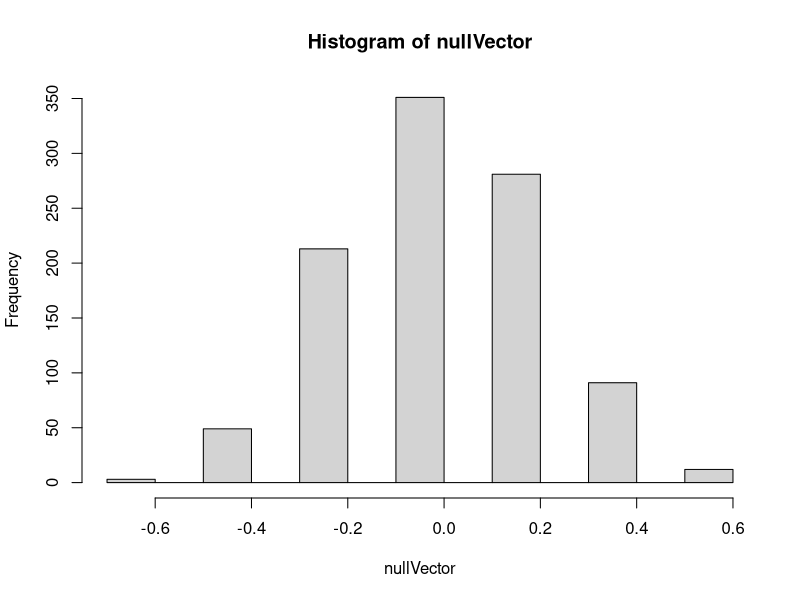

The R source for this figure:
## ---- chunk 1
set.seed(7) # Random number set.seed

draws_A <- rbinom(n=12, size=1, prob=0.55)
draws_B <- rbinom(n=8, size=1, prob=0.50)

card_colour <- c(
    rep("red", 12),
    rep("blue", 8)
)

real_data <- data.frame(
    card_colour = card_colour,
    outcome = c(draws_A, draws_B)
)

real_data
## ---- chunk 2
prop_in_red <- real_data$outcome[real_data$card_colour == "red"] |>
    mean()

prop_in_blue <- real_data$outcome[real_data$card_colour == "blue"] |>
    mean()

diff_in_props <- prop_in_red - prop_in_blue

diff_in_props
## ---- chunk 3
nReps <- 1000 # We'll perform 1000 replications/resamples

nullVector <- vector(mode = "numeric", length = 1000)


outcomes <- real_data$outcome
labels <- real_data$card_colour

nObs <- length(outcomes)

for (i in 1:nReps){

    random_draw_of_outcomes <- sample(outcomes, size = nObs, replace = FALSE)

    fake_prop_red <- mean(
        random_draw_of_outcomes[labels == "red"]
    )

    fake_prop_blue <- mean(
        random_draw_of_outcomes[labels == "blue"]
    )

    fake_diff_outcomes <- fake_prop_red - fake_prop_blue

    nullVector[i] <- fake_diff_outcomes
}

head(nullVector)

## ---- chunk 4
hist(nullVector)


## ---- chunk 5
quantile(nullVector, prob = c(0.025, 0.050, 0.25, 0.50, 0.75, 0.95, 0.975))

## ---- chunk 6
sum(nullVector >= diff_in_props) / length(nullVector)

## ---- chunk 7
xtab <- xtabs(~card_colour + outcome, data = real_data)
xtab

## ---- chunk 8
chisq.test(xtab)
## ---- chunk 9
fisher.test(xtab)

## ---- chunk 10
fisher.test(xtab, alternative = "greater")

